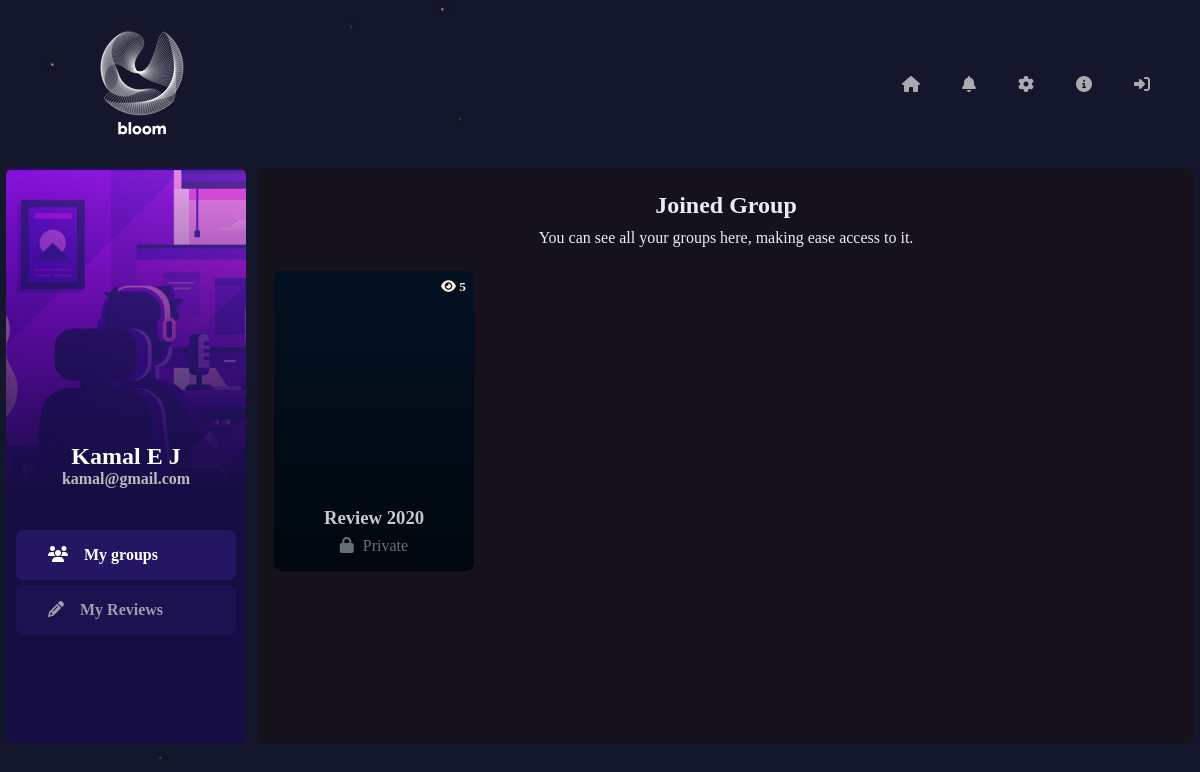
Screenshot of /myGroup.php (signed in) with the database file from the repository.
### tables this page shows
CREATE TABLE `users` (
  `id` bigint(20) UNSIGNED NOT NULL,
  `name` varchar(255) NOT NULL,
  `email` varchar(255) NOT NULL,
  `password` varchar(255) NOT NULL
);

CREATE TABLE `groups` (
  `id` int(100) NOT NULL,
  `user_id` bigint(20) UNSIGNED NOT NULL,
  `group_name` varchar(50) NOT NULL,
  `group_type` varchar(10) NOT NULL,
  `group_gen_id` varchar(10) NOT NULL
);

### headpart.php (the view, shortened to what this page needs)
<div class="top-menu-bar">
    <a href="index.php"><img src="images/logo.svg" alt="logo" class="logo-img"></a>
    <div style="display: flex;position: relative;">
    <a href="index.php" class="menus active-home"><i class="fas fa-home pdspace"></i> </a>
        <a href="#" class="menus notification-button"><i class="fas fa-bell pdspace"></i>
        <span class="name-menu notimenu">Notifications</span></a>
        <a href="account.php" class="menus active-settings"><i class="fas fa-cog pdspace"></i> </a>
        <a href="about.php" class="menus active-about"><i class="fas fa-info-circle pdspace"></i> </a>
        <a id="logout-btn" href="#" class="menus"><i class="fas fa-sign-in-alt pdspace"></i> </a>
    </div>
</div>

### mainTop.php (shortened to what this page needs)
<!DOCTYPE html>
<html lang="en">
<head>
    <link rel="stylesheet" href="css/styles.css">
</head>
<body>
<?php
    include_once("headpart.php");
?>
<div class="main-container">
    <div class="left-container shrink-in-amongus">
        <div class="user-info-box">
            <div class="image-black-cover"></div>
            <div class="user-infos">
            <?php
            require 'includes/dh.inc.php';
            $userid = $_SESSION['userid'];
            $sql = "SELECT * FROM users WHERE id='$userid';";
            $result = mysqli_query($conn, $sql);
            if($row = mysqli_fetch_assoc($result)) {
                echo '<h2>'.$row['name'].'</h2>';
                echo '<h4>'.$row['email'].'</h4>';
            }
            ?>
            </div>
        </div>
        <div class="user-menus">
            <a href="myGroup.php" class="user-menu-buttons active-menus-groups"><i class="fas fa-users uicons"></i> My groups</a>
            <a href="showMyReviews.php" class="user-menu-buttons active-menus-reviews"><i class="fas fa-pencil-alt uicons"></i> My Reviews
             </a>
        </div>
    </div>
    <div class="right-container expand-in-amongus">

### myGroup.php (shortened to what this page needs)
<?php
    include "mainTop.php";
?>
<div class="show-group-main-container">
        <?php
            require "includes/dh.inc.php";
            $uid = $_SESSION['userid'];
            $sql = "SELECT * FROM groups WHERE id IN(SELECT group_id FROM joinedgroup WHERE user_id='$uid') ORDER BY id DESC;";
            $result = mysqli_query($conn, $sql);
            $total_group = mysqli_num_rows($result);
            if($total_group == 0) {
                echo '
                    <div class="no-group-box">
                    <div class="video-text-box">
                    <h1 class="video-text" style="color: rgba(255,255,255,0.6);"><i class="fab fa-cloudversify pdspace"></i>Void </h1>
                    <h2 style="color: rgba(255, 255, 255, 0.5);">You haven\'t join any group bro, try create or join a group.</h2>
                </div>
                        <video autoplay loop playsinline src="images/terraforge-video.mp4" class="no-group-video"></video>
                    </div>
                ';
            }else {
                echo '
                <h2 class="main-title-groups">Joined Group</h2>
                <h4 class="main-title-groups" style="font-weight: lighter;padding: 10px 0 16px 0;">You can see all your groups here, making ease access to it.</h4>
                <div class="my-each-group">
                ';
            while($row = mysqli_fetch_assoc($result)) {
                $gid = $row['id'];
                $sqls = "SELECT * FROM joinedgroup WHERE group_id='$gid';";
                $totalmembers = mysqli_num_rows(mysqli_query($conn, $sqls));
                $door_type = "";
                echo '
                    <a href="showGroup.php?groupId='.$row['id'].'"><div class="each-group-box">
                        <div class="each-gp-video-box">
                            <video class="each-gp-video" autoplay src="images/Snow Scene.mp4" playsinline loop ></video>
                        </div>
                        <div class="group-each-black-cover"></div>
                        <div class="each-gp-details-box">
                            <h3 class="group-each-name">'.$row['group_name'].'</h3>
                            <h4 class="group-each-username"><i class="fas fa-lock'.$door_type.'" style="padding-right: 5px;"></i> '.$row['group_type'].'</h4>
                        </div>
                        <h5 class="total-members-in-each-group ';
                        $qry = "SELECT * FROM groups WHERE id='$gid' AND user_id='$uid';";
                        $ans = mysqli_query($conn, $qry);
                        if(mysqli_num_rows($ans)>0) {
                            echo 'animation-fade';
                        }
                        echo '"><i class="fas fa-eye"></i> '.$totalmembers.'</h5>
                    </div></a>
                ';
            }
        }
        ?>
    </div>
</div>
<?php
    include "mainBottom.php";
?>

### css/styles.css (style rules this page uses)
* { margin: 0; padding: 0; text-decoration: none; outline: none; box-sizing: border-box; font-family: 'Product Sans'; }
body { width: 100%; min-height: 100vh; background-image: url('../images/people_bg_repeat.jpg'); background-size: cover; }
.top-menu-bar { width: 100%; padding: 24px; display: flex; align-items: center; justify-content: space-between; }
.logo-img { width: 96px; transform: translateX(70px); }
.menus { font-weight: bold; color: rgba(255, 255, 255, 0.64); transition: 0.16s ease; padding: 16px; display: flex; flex-direction: row; border-radius: 8px; }
.main-container { position: relative; width: 100%; height: 72vh; display: flex; justify-content: space-around; }
.left-container { position: relative; width: 20%; height: 100%; background: #170D45; border-radius: 8px; display: flex; flex-direction: column; overflow: hidden; }
.right-container { position: relative; width: 78%; height: 100%; border-radius: 8px; overflow: hidden; }
.pdspace { padding-right: 10px; }
.user-info-box { position: relative; width: 100%; height: 320px; background: red; background-image: url("../images/thumb2.jpg"); background-size: cover; background-position: center; display: flex; justify-content: center; flex-direction: column; text-align: center; margin-bottom: 32px; }
.image-black-cover { position: absolute; top: 0; left: 0; width: 100%; height: 100%; background: linear-gradient(rgba(255, 0, 0, 0),#170D45); }
.user-infos { position: absolute; bottom: 0; left: 0; right: 0; z-index: 2; }
.user-infos h4 { color: rgba(187,187,187); }
.user-infos h2 { color: white; text-transform: capitalize; }
.user-menus { position: relative; width: 100%; padding: 10px; box-sizing: border-box; display: grid; grid-template-columns: repeat(1,1fr); row-gap: 5px; }
.uicons { margin-right: 16px; }
.user-menu-buttons { width: 100%; padding: 16px 32px; border-radius: 8px; background: #1d1250; color: rgba(214, 214, 214, 0.705); font-weight: bold; transition: 0.1s ease; font-size: 16px; display: flex; }
.show-group-main-container { position: relative; width: 100%; height: 100%; background: #16121C; display: flex; padding: 8px; flex-direction: column; box-sizing: border-box; overflow-y: scroll; overflow-x: hidden; }
.main-title-groups { font-weight: bolder; font-family: 'Montserrat'; color: rgba(255, 255, 255, 0.925); width: 100%; text-align: center; padding-top: 16px; z-index: 4; }
.my-each-group { position: relative; padding: 8px; border-radius: 8px; width: 100%; display: flex; row-gap: 8px; column-gap: 8px; flex-wrap: wrap; }
.each-group-box { position: relative; width: 200px; height: 300px; border-radius: 8px; background: #021121; z-index: 2; overflow: hidden; }
.each-group-box:before { position: absolute; content: ''; left: 0; top: 0; width: 100%; height: 100%; background: rgba(255, 255, 255, 0); z-index: 5; transition: 0.1s ease; }
.each-gp-video-box { width: 100%; position: absolute; height: 60%; }
.each-gp-video { width: 200%; transform: translateX(-24%) scale(1.07); transition: 1s ease-out; }
.each-gp-details-box { width: 100%; position: absolute; z-index: 2; bottom: 0; display: flex; flex-direction: column; justify-content: center; align-items: center; padding: 8px; }
.group-each-black-cover { position: absolute; width: 100%; height: 100%; background: linear-gradient(rgba(0, 0, 0, 0),rgba(0, 0, 0, 0.575)); top: 0; left: 0; }
.group-each-name { color: rgba(255, 255, 255, 0.781); width: 100%; text-align: center; overflow: hidden; text-overflow: ellipsis; white-space: nowrap; text-transform: capitalize; }
.group-each-username { color: rgba(255, 255, 255, 0.418); font-weight: lighter; padding: 8px 0; }
.total-members-in-each-group { position: absolute; top: 8px; right: 8px; color: rgba(255, 255, 255, 0.582); }
.animation-fade { color: white; mix-blend-mode: exclusion; animation: fadebg 1s infinite alternate ease; }

### myGroup.php (style rules this page uses)
.active-menus-groups { background: #241663; color: white; }

### rows the page displays
users: name "Kamal E J", email "kamal@gmail.com"
groups: group_name "Review 2020", group_type "Private", totalmembers "5"
